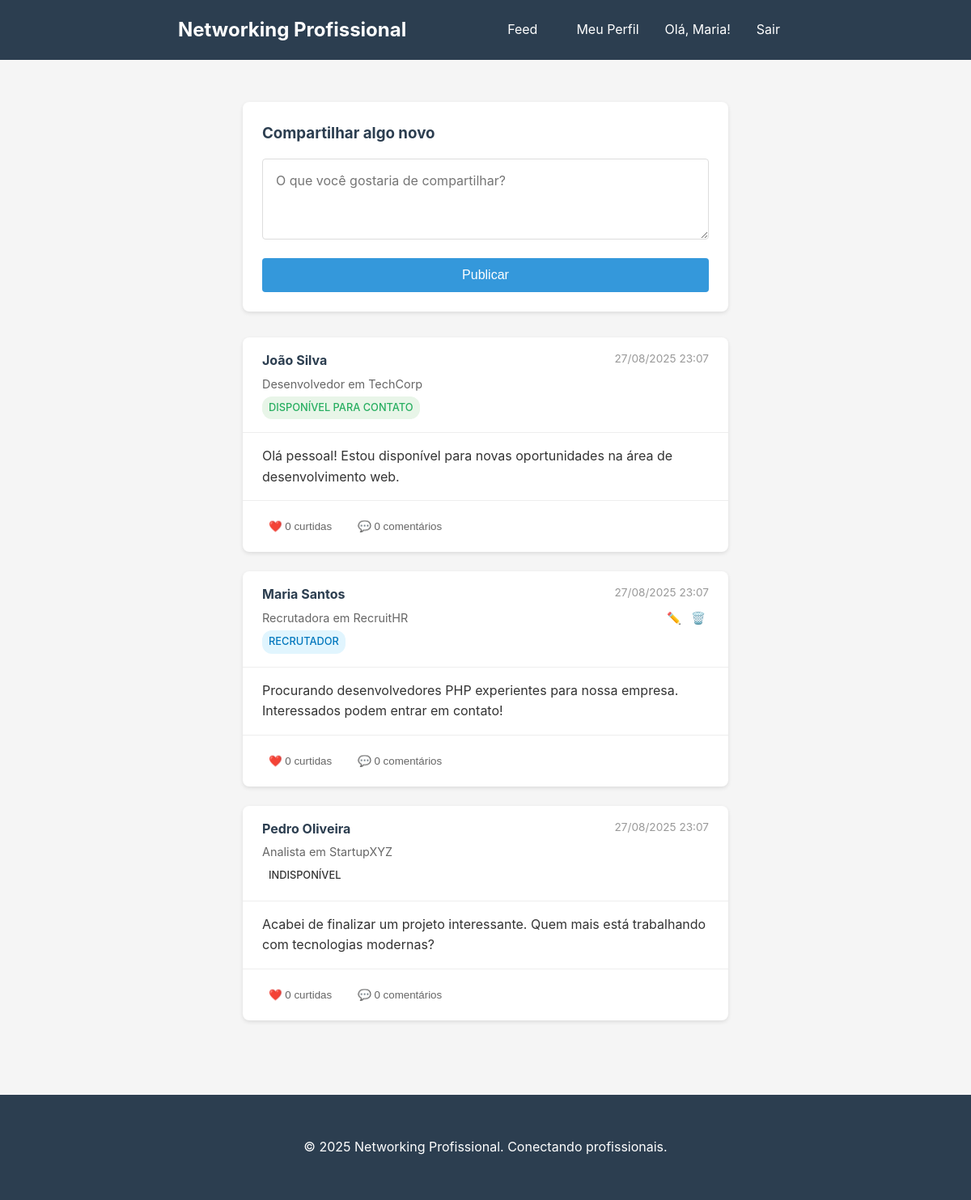
Screenshot of /feed.php (signed in) with the database file from the repository.
### tables this page shows
CREATE TABLE IF NOT EXISTS users (
    id INT AUTO_INCREMENT PRIMARY KEY,
    nome VARCHAR(100) NOT NULL,
    sobrenome VARCHAR(100) NOT NULL,
    email VARCHAR(100) UNIQUE NOT NULL,
    senha VARCHAR(255) NOT NULL,
    empresa VARCHAR(100),
    cargo VARCHAR(100),
    status_tag ENUM('disponivel_contato', 'procurando_oportunidades', 'recrutador', 'empregado') NOT NULL,
    created_at TIMESTAMP DEFAULT CURRENT_TIMESTAMP
);

CREATE TABLE IF NOT EXISTS posts (
    id INT AUTO_INCREMENT PRIMARY KEY,
    user_id INT NOT NULL,
    conteudo TEXT NOT NULL,
    created_at TIMESTAMP DEFAULT CURRENT_TIMESTAMP,
    FOREIGN KEY (user_id) REFERENCES users(id) ON DELETE CASCADE
);

### feed.php (the view, shortened to what this page needs)
<?php
require_once 'config/database.php';
$posts_query = "
    SELECT p.*, u.nome, u.sobrenome, u.empresa, u.cargo, u.status_tag,
           COUNT(DISTINCT l.id) as likes_count,
           COUNT(DISTINCT c.id) as comments_count,
           EXISTS(SELECT 1 FROM likes WHERE user_id = ? AND post_id = p.id) as user_liked
    FROM posts p
    JOIN users u ON p.user_id = u.id
    LEFT JOIN likes l ON p.id = l.post_id
    LEFT JOIN comments c ON p.id = c.post_id
    GROUP BY p.id, p.user_id, p.conteudo, p.created_at, u.nome, u.sobrenome, u.empresa, u.cargo, u.status_tag
    ORDER BY p.created_at DESC
";
$stmt = $pdo->prepare($posts_query);
$stmt->execute([$_SESSION['user_id']]);
$posts = $stmt->fetchAll();
?>
<!DOCTYPE html>
<html lang="pt-BR">
<head>
    <link rel="stylesheet" href="style.css">
</head>
<body>
    <?php include 'includes/header.php'; ?>
    <div class="container">
        <div class="feed-container">
            <div class="post-creator">
                <h3>Compartilhar algo novo</h3>
                <form action="actions/create_post.php" method="POST">
                    <textarea name="conteudo" placeholder="O que você gostaria de compartilhar?" required></textarea>
                    <button type="submit" class="btn-primary">Publicar</button>
                </form>
            </div>
            <div class="posts-feed">
                <?php if (empty($posts)): ?>
                    <div class="empty-state">
                        <p>Nenhuma postagem encontrada. Seja o primeiro a compartilhar!</p>
                    </div>
                <?php else: ?>
                    <?php foreach ($posts as $post): ?>
                        <div class="post-card" id="post-<?php echo $post['id']; ?>">
                            <div class="post-header">
                                <div class="user-info">
                                    <h4><?php echo htmlspecialchars($post['nome'] . ' ' . $post['sobrenome']); ?></h4>
                                    <p class="user-details">
                                        <?php echo htmlspecialchars($post['cargo']); ?>
                                        <?php if ($post['empresa']): ?>
                                            em <?php echo htmlspecialchars($post['empresa']); ?>
                                        <?php endif; ?>
                                    </p>
                                    <span class="status-tag <?php echo $post['status_tag']; ?>">
                                        <?php
                                            if ($post['status_tag'] == 'disponivel_contato') {
                                                echo 'Disponível para contato';
                                            } elseif ($post['status_tag'] == 'recrutador') {
                                                echo 'Recrutador';
                                            } else {
                                                echo 'Indisponível';
                                            }
                                        ?>
                                    </span>
                                </div>
                                <div class="post-header-right">
                                    <span class="post-date"><?php echo date('d/m/Y H:i', strtotime($post['created_at'])); ?></span>
                                    <?php if ($post['user_id'] == $_SESSION['user_id']): ?>
                                        <div class="post-actions-menu">
                                            <button class="edit-post-btn" onclick="toggleEditPost(<?php echo $post['id']; ?>)">✏️</button>
                                            <button class="delete-post-btn" onclick="deletePost(<?php echo $post['id']; ?>)">🗑️</button>
                                        </div>
                                    <?php endif; ?>
                                </div>
                            </div>
                            <div class="post-content">
                                <div class="post-text" id="post-text-<?php echo $post['id']; ?>">
                                    <p><?php echo nl2br(htmlspecialchars($post['conteudo'])); ?></p>
                                </div>
                            </div>
                            <div class="post-actions">
                                <button class="like-btn <?php echo $post['user_liked'] ? 'liked' : ''; ?>"
                                        onclick="toggleLike(<?php echo $post['id']; ?>)">
                                    ❤️ <?php echo $post['likes_count']; ?> curtidas
                                </button>
                                <button class="comment-btn" onclick="toggleComments(<?php echo $post['id']; ?>)">
                                    💬 <?php echo $post['comments_count']; ?> comentários
                                </button>
                            </div>
                        </div>
                    <?php endforeach; ?>
                <?php endif; ?>
            </div>
        </div>
    </div>
    <?php include 'includes/footer.php'; ?>
</body>
</html>

### includes/header.php (shortened to what this page needs)
<?php
$current_user = null;
if (isset($_SESSION['user_id'])) {
    require_once __DIR__ . '/../config/database.php';
    $stmt = $pdo->prepare("SELECT nome FROM users WHERE id = ?");
    $stmt->execute([$_SESSION['user_id']]);
    $current_user = $stmt->fetch();
}
?>
<header class="header">
    <div class="header-content">
        <h2>Networking Profissional</h2>
        <?php if ($current_user): ?>
            <nav class="nav-links">
                <a href="feed.php">Feed</a>
                <a href="perfil.php">Meu Perfil</a>
                <span>Olá, <?php echo htmlspecialchars($current_user['nome']); ?>!</span>
                <a href="auth/logout.php">Sair</a>
            </nav>
        <?php endif; ?>
    </div>
</header>

### style.css (style rules this page uses)
* { margin: 0; padding: 0; box-sizing: border-box; }
body { font-family: -apple-system, BlinkMacSystemFont, 'Segoe UI', Roboto, Oxygen, Ubuntu, Cantarell, sans-serif; line-height: 1.6; color: #333; background-color: #f5f5f5; }
.container { max-width: 800px; margin: 0 auto; padding: 20px; }
.header { background: #2c3e50; color: white; padding: 1rem 0; margin-bottom: 2rem; }
.header-content { display: flex; justify-content: space-between; align-items: center; max-width: 800px; margin: 0 auto; padding: 0 20px; }
.header h2 { margin: 0; }
.nav-links { display: flex; gap: 1rem; align-items: center; }
.nav-links a { color: white; text-decoration: none; padding: 0.5rem 1rem; border-radius: 4px; transition: background-color 0.3s; }
.btn-primary { background: #3498db; color: white; padding: 0.75rem 1.5rem; border: none; border-radius: 4px; font-size: 1rem; cursor: pointer; width: 100%; transition: background-color 0.3s; }
.feed-container { max-width: 600px; margin: 0 auto; }
.post-creator { background: white; padding: 1.5rem; border-radius: 8px; box-shadow: 0 2px 5px rgba(0, 0, 0, 0.1); margin-bottom: 2rem; }
.post-creator h3 { margin-bottom: 1rem; color: #2c3e50; }
.post-creator textarea { width: 100%; min-height: 100px; padding: 1rem; border: 1px solid #ddd; border-radius: 4px; font-family: inherit; font-size: 1rem; resize: vertical; margin-bottom: 1rem; }
.posts-feed { space-y: 1rem; }
.post-card { background: white; border-radius: 8px; box-shadow: 0 2px 5px rgba(0, 0, 0, 0.1); margin-bottom: 1.5rem; overflow: hidden; }
.post-header { padding: 1rem 1.5rem; border-bottom: 1px solid #eee; display: flex; justify-content: space-between; align-items: flex-start; }
.post-header-right { display: flex; flex-direction: column; align-items: flex-end; gap: 0.5rem; }
.user-info h4 { margin: 0; color: #2c3e50; }
.user-details { margin: 0.25rem 0; color: #666; font-size: 0.9rem; }
.status-tag { display: inline-block; padding: 0.25rem 0.5rem; border-radius: 12px; font-size: 0.8rem; font-weight: 500; text-transform: uppercase; }
.status-tag.disponivel_contato { background: #e8f5e8; color: #27ae60; }
.status-tag.recrutador { background: #e1f5fe; color: #0277bd; }
.post-date { color: #999; font-size: 0.85rem; }
.post-content { padding: 1rem 1.5rem; }
.post-content p { margin: 0; white-space: pre-line; }
.post-actions { padding: 1rem 1.5rem; border-top: 1px solid #eee; display: flex; gap: 1rem; }
.like-btn, .comment-btn { background: none; border: none; color: #666; cursor: pointer; padding: 0.5rem; border-radius: 4px; transition: background-color 0.3s; }
.post-actions-menu { display: flex; gap: 0.25rem; }
.edit-post-btn, .delete-post-btn, .delete-comment-btn { background: none; border: none; cursor: pointer; padding: 0.25rem; border-radius: 4px; font-size: 0.9rem; transition: background-color 0.3s; }

### rows the page displays
users: nome "Maria"
posts: user.sobrenome "João Silva", user.cargo "Desenvolvedor", user.empresa "TechCorp", shows "DISPONÍVEL PARA CONTATO", created_at "27/08/2025 23:07", conteudo "Olá pessoal! Estou disponível para novas oportunidades na área de desenvolvimento web.", likes_count "0", comments_count "0"
posts: user.sobrenome "Maria Santos", user.cargo "Recrutadora", user.empresa "RecruitHR", shows "RECRUTADOR", created_at "27/08/2025 23:07", conteudo "Procurando desenvolvedores PHP experientes para nossa empresa. Interessados podem entrar em contato!", likes_count "0", comments_count "0"
posts: user.sobrenome "Pedro Oliveira", user.cargo "Analista", user.empresa "StartupXYZ", shows "INDISPONÍVEL", created_at "27/08/2025 23:07", conteudo "Acabei de finalizar um projeto interessante. Quem mais está trabalhando com tecnologias modernas?", likes_count "0", comments_count "0"
